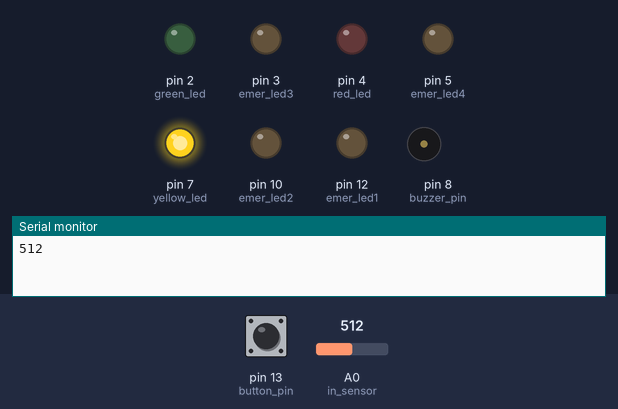
Simulated run of this sketch. Board: Arduino Uno, built with avr-gcc and run on an emulated ATmega328P. Parts: output pins drawn as LEDs (lit = HIGH), buzzer (waves = sounding, pin HIGH), the last lines printed to the serial monitor. The inputs (shaded band) are chosen by the test bench; at power-on: A0 (in_sensor) = 512, pin 13 (button_pin) LOW.

Above: at 5.8 s.
5.9 s: A0 (in_sensor) set to 161
9.4 s: A0 (in_sensor) set to 134
At 12.7 s:
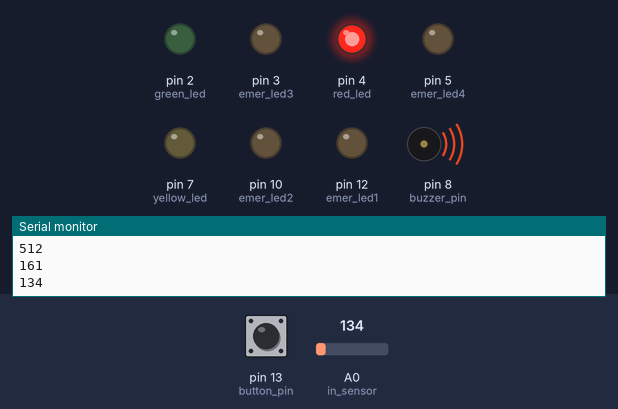
21.3 s: pin 13 (button_pin) pulled HIGH for 1.95 s
At 23.5 s:
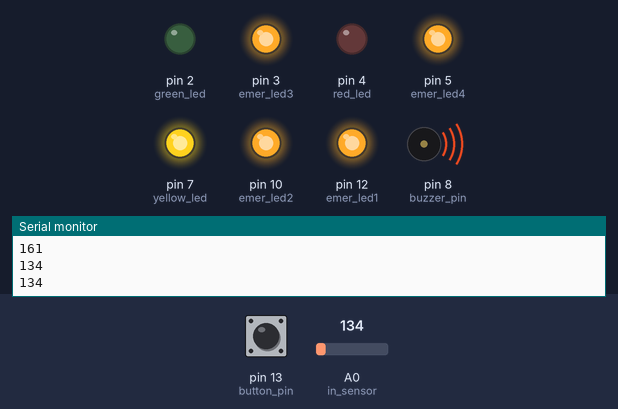
24.8 s: pin 13 (button_pin) pulled HIGH for 3.2 s
At 27.7 s:
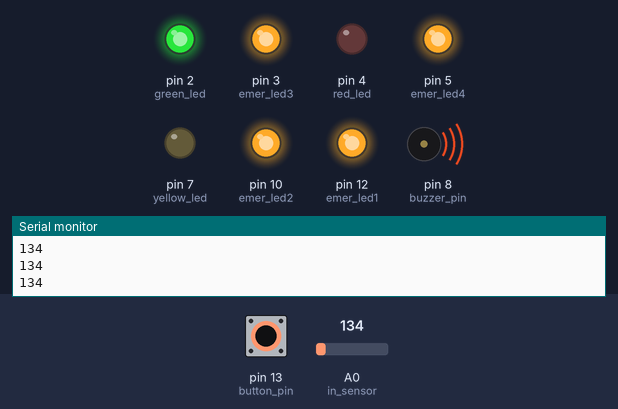
29.5 s: pin 13 (button_pin) pulled HIGH for 1.95 s
At 31.2 s:
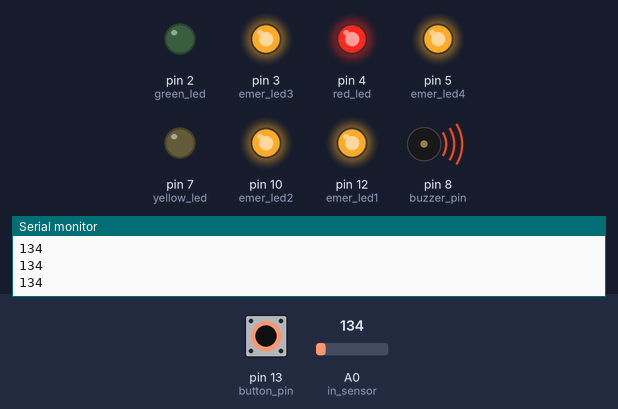
33.0 s: A0 (in_sensor) set to 160
At 33.5 s:
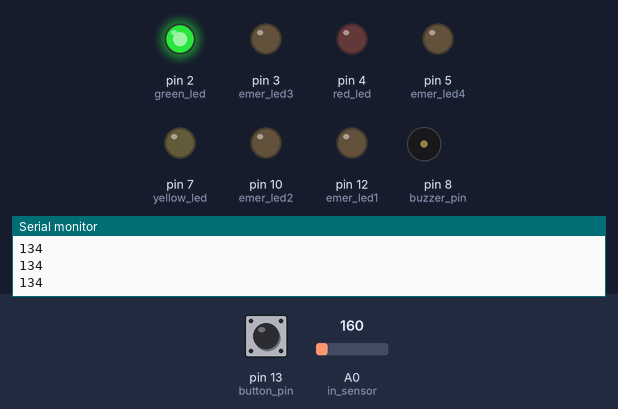
Timing chart, 0 to 38.5 s (numbered marks = the images above; inputs shaded):
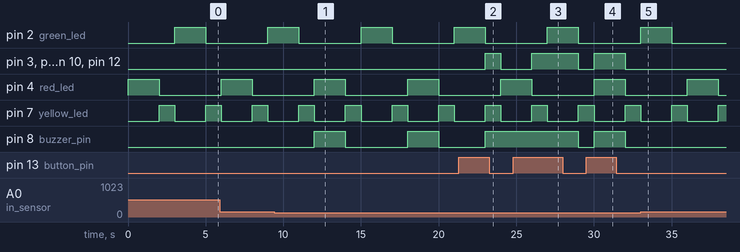

Measured:
- the behaviour switches between 150 and 149 on A0 (in_sensor) (found by bisection; images 0 and 1)
- after the input at 9.4 s, pin 8 (buzzer_pin): alternates HIGH for 2.0 s and LOW for 4.0 s, starting after 2.6 s
- after the input at 21.3 s, pin 3 (emer_led3), pin 5 (emer_led4), pin 10 (emer_led2), pin 12 (emer_led1): LOW → HIGH after 1.7 s, → LOW 1.0 s later; pin 8 (buzzer_pin): LOW → HIGH after 1.7 s instead of 2.7 s
- after the input at 24.8 s, pin 3 (emer_led3), pin 5 (emer_led4), pin 10 (emer_led2), pin 12 (emer_led1): LOW → HIGH after 1.2 s, → LOW 3.0 s later; pin 8 (buzzer_pin): HIGH → LOW after 4.2 s instead of 1.2 s
- after the input at 29.5 s, pin 3 (emer_led3), pin 5 (emer_led4), pin 10 (emer_led2), pin 12 (emer_led1): LOW → HIGH after 0.50 s, → LOW 2.0 s later
- after the input at 33.0 s, pin 8 (buzzer_pin): stays LOW (without the input it goes to HIGH after 3.0 s)
- by itself, pin 2 (green_led), pin 4 (red_led): alternates HIGH for 2.0 s and LOW for 4.0 s
- by itself, pin 7 (yellow_led): alternates HIGH for 1.0 s and LOW for 2.0 s

The sketch:

signal_project.ino
```cpp
int red_led = 4;
int green_led = 2;
int yellow_led = 7;
int d_time_long = 2000;
int d_time_short = 1000;
int buzzer_pin = 8;
bool isRed = false;
int in_sensor = A0;
int emer_led1 = 12;
int button_pin = 13;
int button_state = 0;
unsigned long prev_time = 0;
int emer_led2 = 10;
int emer_led3 = 3;
int emer_led4 = 5;
void setup() {
  Serial.begin(9600);
  pinMode(red_led, OUTPUT);
  pinMode(green_led, OUTPUT);
  pinMode(yellow_led, OUTPUT);
  pinMode(buzzer_pin, OUTPUT);
  pinMode(in_sensor, INPUT);
  pinMode(button_pin, INPUT);
  pinMode(emer_led1, OUTPUT);
  pinMode(emer_led2, OUTPUT);
  pinMode(emer_led3, OUTPUT);
  pinMode(emer_led4, OUTPUT);
}

void loop() {
//unsigned long myTime = millis();
  /*if(myTime - prev_time > 1000){
    prev_time = myTime;
    button_state = digitalRead(button_pin);
    if(button_state == 1){
    digitalWrite(ledler, HIGH);
    }
    else if(button_state == 0){
    digitalWrite(ledler, LOW);
    }
  }*/

  isRed = true;
  int in_sensor_value = analogRead(in_sensor);
  Serial.println(in_sensor_value);
  if((isRed == true) && (in_sensor_value<150)){
      digitalWrite(buzzer_pin, HIGH);
  }
  else{
      digitalWrite(buzzer_pin, LOW);
  }

  isRed = true;
  digitalWrite(red_led,HIGH);
  digitalWrite(yellow_led,LOW);
  digitalWrite(green_led,LOW);
  delay(d_time_long);
  isRed = false;

  if((isRed == true) && (in_sensor_value<150)){
      digitalWrite(buzzer_pin, HIGH);
  }
  else if((isRed == false) || (in_sensor_value>=150)){
      digitalWrite(buzzer_pin, LOW);
  }

  button_state = digitalRead(button_pin);
  if(button_state == 1){
    digitalWrite(emer_led1, HIGH);
    digitalWrite(emer_led2, HIGH);
    digitalWrite(emer_led3, HIGH);
    digitalWrite(emer_led4, HIGH);
    digitalWrite(buzzer_pin, HIGH);
  }
  else if(button_state == 0){
    digitalWrite(emer_led1, LOW);
    digitalWrite(emer_led2, LOW);
    digitalWrite(emer_led3, LOW);
    digitalWrite(emer_led4, LOW);
    digitalWrite(buzzer_pin, LOW);
  }

  digitalWrite(red_led,LOW);
  digitalWrite(yellow_led,HIGH);
  digitalWrite(green_led,LOW);
  delay(d_time_short);

  button_state = digitalRead(button_pin);
  if(button_state == 1){
    digitalWrite(emer_led1, HIGH);
    digitalWrite(emer_led2, HIGH);
    digitalWrite(emer_led3, HIGH);
    digitalWrite(emer_led4, HIGH);
    digitalWrite(buzzer_pin, HIGH);
  }
  else if(button_state == 0){
    digitalWrite(emer_led1, LOW);
    digitalWrite(emer_led2, LOW);
    digitalWrite(emer_led3, LOW);
    digitalWrite(emer_led4, LOW);
    digitalWrite(buzzer_pin, LOW);
  }

  digitalWrite(red_led,LOW);
  digitalWrite(yellow_led,LOW);
  digitalWrite(green_led,HIGH);
  delay(d_time_long);

  button_state = digitalRead(button_pin);
  if(button_state == 1){
    digitalWrite(emer_led1, HIGH);
    digitalWrite(emer_led2, HIGH);
    digitalWrite(emer_led3, HIGH);
    digitalWrite(emer_led4, HIGH);
    digitalWrite(buzzer_pin, HIGH);
  }
  else if(button_state == 0){
    digitalWrite(emer_led1, LOW);
    digitalWrite(emer_led2, LOW);
    digitalWrite(emer_led3, LOW);
    digitalWrite(emer_led4, LOW);
    digitalWrite(buzzer_pin, LOW);
  }

  digitalWrite(red_led,LOW);
  digitalWrite(yellow_led,HIGH);
  digitalWrite(green_led,LOW);
  delay(d_time_short);

  button_state = digitalRead(button_pin);
  if(button_state == 1){
    digitalWrite(emer_led1, HIGH);
    digitalWrite(emer_led2, HIGH);
    digitalWrite(emer_led3, HIGH);
    digitalWrite(emer_led4, HIGH);
    digitalWrite(buzzer_pin, HIGH);
  }
  else if(button_state == 0){
    digitalWrite(emer_led1, LOW);
    digitalWrite(emer_led2, LOW);
    digitalWrite(emer_led3, LOW);
   digitalWrite(emer_led4, LOW);
   digitalWrite(buzzer_pin, LOW);
  }

}
```
